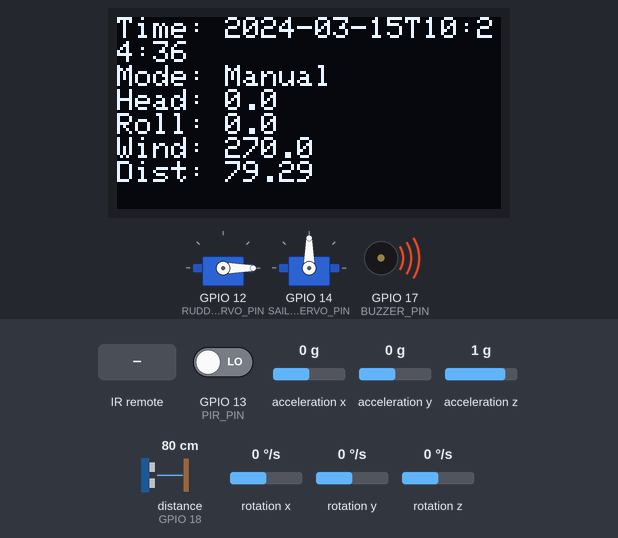
This sketch was run on a simulated ESP32. On the bench: 2 × servo, 128×64 one-colour display, buzzer (waves = sounding). Wiring (from diagram.json): ultrasonic range finder: trigger GPIO 5; echo GPIO 18. The test bench sets the inputs (shaded band); at power-on: distance to the obstacle (sensor on GPIO 18) 80 cm, rotation z 0 °/s, GPIO 13 (PIR_PIN) LOW, acceleration x 0 g, acceleration y 0 g, acceleration z 1 g, rotation x 0 °/s, rotation y 0 °/s. The echo pulse lasts 58.3 µs per cm; the local clock reads 2024-03-15 10:24:30 at power-on unless the sketch sets it.

Above: at 6.2 s.
6.3 s: infrared code 0xFF18E7 received
At 7.7 s:
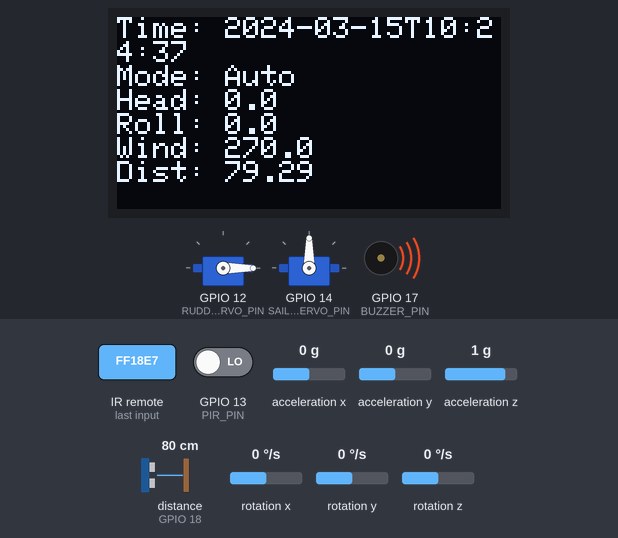
8.3 s: infrared code 0xFF7A85 received
At 8.91 s:
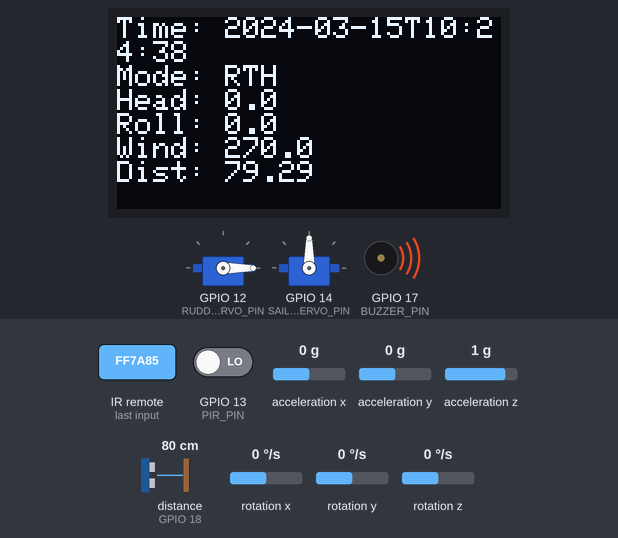
10.6 s: distance to the obstacle (sensor on GPIO 18) set to 95 cm
At 11.61 s:
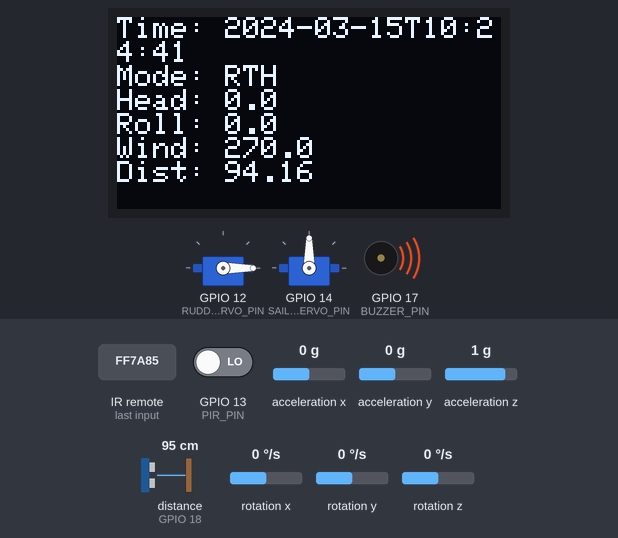
12.2 s: distance to the obstacle (sensor on GPIO 18) set to 104 cm
At 13.9 s:
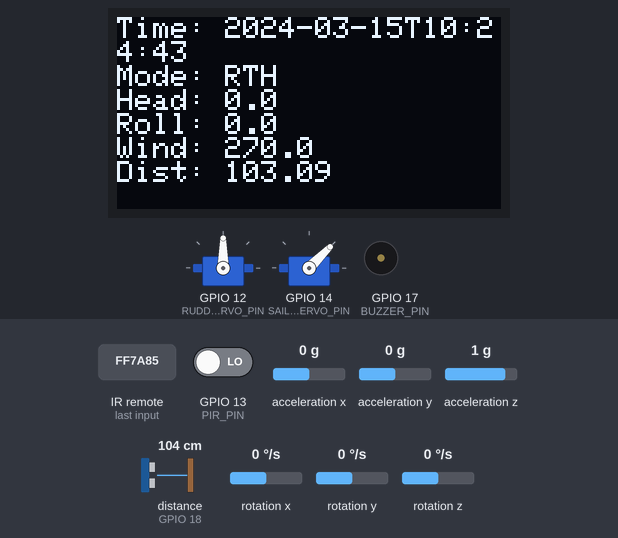
15.2 s: infrared code 0xFF10EF received
At 16.8 s:
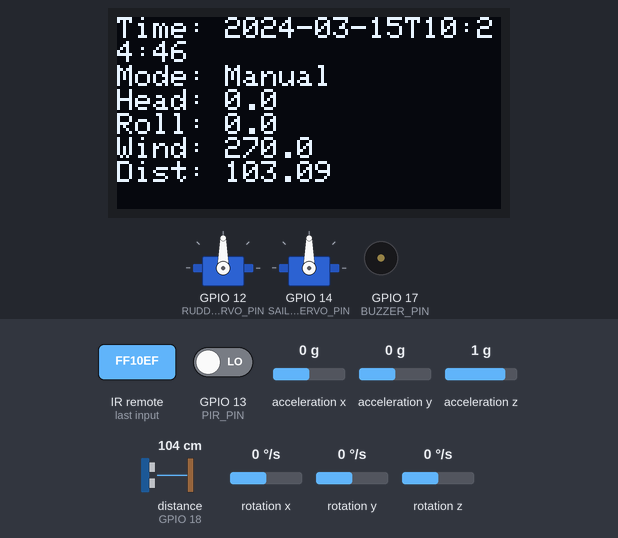
18.2 s: rotation z set to -192 °/s
At 18.3 s:
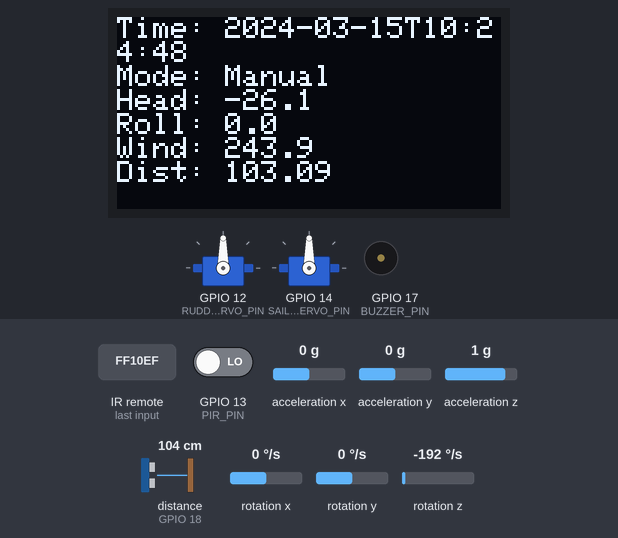
Timing chart, 0 to 20.7 s (numbered marks = the images above; inputs shaded):
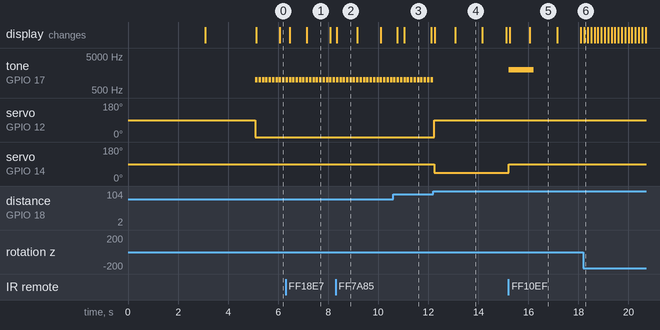

The sketch:

sketch.ino
```cpp
#include <Wire.h>
#include <Adafruit_GFX.h>
#include <Adafruit_SSD1306.h>
#include <ESP32Servo.h>
#include <RTClib.h>
#include <MPU6050_tockn.h>
#include <IRremoteESP8266.h>
#include <IRrecv.h>
#include <IRutils.h>

// Pin Definitions
#define IR_RECEIVE_PIN 16
#define BUZZER_PIN 17
#define PIR_PIN 13
#define RUDDER_SERVO_PIN 12
#define SAIL_SERVO_PIN 14
#define TRIGGER_PIN 5
#define ECHO_PIN 18

// Constants
#define SCREEN_WIDTH 128
#define SCREEN_HEIGHT 64
#define OLED_RESET -1
#define SCREEN_ADDRESS 0x3C
#define MAX_SAILING_TIME 3600000 // 1 hour sailing max
#define TACK_INTERVAL 15000 // 15 seconds
#define OBSTACLE_DISTANCE 100 // 1 meter

// Objects
Adafruit_SSD1306 display(SCREEN_WIDTH, SCREEN_HEIGHT, &Wire, OLED_RESET);
Servo rudderServo;
Servo sailServo;
RTC_DS3231 rtc;
MPU6050 mpu6050(Wire);

// IR Receiver object
IRrecv irrecv(IR_RECEIVE_PIN);
decode_results results;

// Global Variables
float heading = 0;
int rudderAngle = 90;
int sailAngle = 90;
float distance = 0;
bool obstacleDetected = false;
int sailMode = 0; // 0: Manual, 1: Auto Sailing, 2: Return to Home
unsigned long sailingStartTime = 0;
unsigned long lastTackTime = 0;
float roll = 0;
float pitch = 0;
float windDirection = 0;

void setup() {
  Serial.begin(115200);
  initializeComponents();
  calibrateSensors();
}

void loop() {
  readSensors();
  processIRCommands();
  updateNavigation();
  controlSailboat();
  updateDisplay();
  checkSafetyConditions();
  delay(100);
}

void initializeComponents() {

  // Initialize IR receiver
  irrecv.enableIRIn();

  // Initialize buzzer
  pinMode(BUZZER_PIN, OUTPUT);

  // Initialize PIR sensor
  pinMode(PIR_PIN, INPUT);

  // Initialize servos
  rudderServo.attach(RUDDER_SERVO_PIN);
  sailServo.attach(SAIL_SERVO_PIN);
  rudderServo.write(rudderAngle);
  sailServo.write(sailAngle);

  // Initialize OLED display
  if(!display.begin(SSD1306_SWITCHCAPVCC, SCREEN_ADDRESS)) {
    Serial.println(F("SSD1306 allocation failed"));
    for(;;);
  }
  display.clearDisplay();
  display.setTextSize(1);
  display.setTextColor(SSD1306_WHITE);

  // Initialize ultrasonic sensor
  pinMode(TRIGGER_PIN, OUTPUT);
  pinMode(ECHO_PIN, INPUT);

  // Initialize RTC
  if (!rtc.begin()) {
    Serial.println("Couldn't find RTC");
    while (1);
  }

  if (rtc.lostPower()) {
    Serial.println("RTC lost power, lets set the time!");
    rtc.adjust(DateTime(F(__DATE__), F(__TIME__)));
  }

  // Initialize MPU6050
  Wire.begin();
  mpu6050.begin();
}

void calibrateSensors() {
  display.clearDisplay();
  display.setCursor(0,0);
  display.println("Calibrating...");
  display.println("Keep boat still");
  display.display();

  mpu6050.calcGyroOffsets(true);

  display.println("Calibration done!");
  display.display();
  delay(2000);
}

void readSensors() {
  // Read ultrasonic sensor
  digitalWrite(TRIGGER_PIN, LOW);
  delayMicroseconds(2);
  digitalWrite(TRIGGER_PIN, HIGH);
  delayMicroseconds(10);
  digitalWrite(TRIGGER_PIN, LOW);
  long duration = pulseIn(ECHO_PIN, HIGH);
  distance = duration * 0.034 / 2;
  obstacleDetected = (distance < OBSTACLE_DISTANCE);

  // Read motion sensor
  bool motionDetected = digitalRead(PIR_PIN);

  // Read current time from RTC
  DateTime now = rtc.now();

  // Read MPU6050
  mpu6050.update();
  heading = mpu6050.getAngleZ();
  roll = mpu6050.getAngleX();
  pitch = mpu6050.getAngleY();

  // Estimate wind direction based on boat heel
  windDirection = heading + (roll > 0 ? 90 : -90);
  windDirection = fmod(windDirection + 360, 360);

  // Use the sensor data as needed
  if (motionDetected) {
    Serial.print("Motion detected at ");
    Serial.println(now.timestamp());
  }
}

void processIRCommands() {
  if (irrecv.decode(&results)) {
    switch(results.value) {
      case 0xFF30CF: // Example Buttons: Button 1
        setSailMode(0);
        break;
      case 0xFF18E7: // Button 2
        setSailMode(1);
        break;
      case 0xFF7A85: // Button 3
        setSailMode(2);
        break;
      case 0xFF10EF: // Button 4 - Emergency Stop
        emergencyStop();
        break;
    }
    irrecv.resume();
  }
}

void setSailMode(int mode) {
  sailMode = mode;
  if (mode == 1 || mode == 2) {
    sailingStartTime = millis();
  }
}

void updateNavigation() {
  if (sailMode == 1) { // Auto Sailing mode
    autoSail();
  } else if (sailMode == 2) { // Return to Home mode
    returnToHome();
  }
}

void autoSail() {
  float relativeWindDirection = fmod(windDirection - heading + 360, 360);

  if (relativeWindDirection > 45 && relativeWindDirection < 135) {
    // Beam reach
    rudderAngle = 90;
    sailAngle = 45;
  } else if (relativeWindDirection >= 135 && relativeWindDirection < 225) {
    // Running
    rudderAngle = 90;
    sailAngle = 90;
  } else if (relativeWindDirection >= 225 && relativeWindDirection < 315) {
    // Beam reach (other side)
    rudderAngle = 90;
    sailAngle = 45;
  } else {
    // Close-hauled, need to tack
    if (millis() - lastTackTime > TACK_INTERVAL) {
      rudderAngle = (rudderAngle == 45) ? 135 : 45;
      sailAngle = 20;
      lastTackTime = millis();
    }
  }
}

void returnToHome() {
  // Simplified return to home logic
  rudderAngle = 90; // Go straight
  sailAngle = 45; // Set sail for moderate speed
}

void controlSailboat() {
  if (obstacleDetected) {
    avoidObstacle();
  } else {
    rudderServo.write(rudderAngle);
    sailServo.write(sailAngle);
  }
}

void avoidObstacle() {
  rudderAngle = 0; // Avoid obstacle
  sailAngle = 90; // Slow down
  tone(BUZZER_PIN, 1000, 100); // Alarm
  rudderServo.write(rudderAngle);
  sailServo.write(sailAngle);
}

void updateDisplay() {
  display.clearDisplay();
  display.setCursor(0,0);
  DateTime now = rtc.now();
  display.print("Time: ");
  display.println(now.timestamp());
  display.print("Mode: ");
  display.println(sailMode == 0 ? "Manual" : (sailMode == 1 ? "Auto" : "RTH"));
  display.print("Head: ");
  display.println(heading, 1);
  display.print("Roll: ");
  display.println(roll, 1);
  display.print("Wind: ");
  display.println(windDirection, 1);
  display.print("Dist: ");
  display.println(distance);
  display.display();
}

void checkSafetyConditions() {
  unsigned long sailingTime = millis() - sailingStartTime;

  if (sailingTime > MAX_SAILING_TIME) {
    emergencyStop();
  }
}

void emergencyStop() {
  sailMode = 0;
  rudderAngle = 90;
  sailAngle = 90;
  rudderServo.write(rudderAngle);
  sailServo.write(sailAngle);
  tone(BUZZER_PIN, 2000, 1000);
}
```

Measured:
- the behaviour switches between 100 and 101 cm on distance to the obstacle (sensor on GPIO 18) (found by bisection; images 3 and 4)
- after the input at 6.3 s, the display: first changes after 0.16 s (image 1 shows a later state)
- after the input at 8.3 s, the display: changes at once (image 2)
- after the input at 12.2 s, tone on GPIO 17 (BUZZER_PIN): stops changing and stays silent; servo on GPIO 12 (RUDDER_SERVO_PIN): 0° → 90° at once; servo on GPIO 14 (SAIL_SERVO_PIN): 90° → 45° at once
- after the input at 15.2 s, tone on GPIO 17 (BUZZER_PIN): silent → 2000 Hz at once, → silent 1.0 s later; servo on GPIO 14 (SAIL_SERVO_PIN): 45° → 90° at once; the display: first changes after 0.05 s (image 5 shows a later state)
- by itself, tone on GPIO 17 (BUZZER_PIN): alternates 1000 Hz for 0.10 s and silent for 0.03 s
- what the display in image 4 shows lasts 1.1 s, from 13.1 s to 14.2 s
